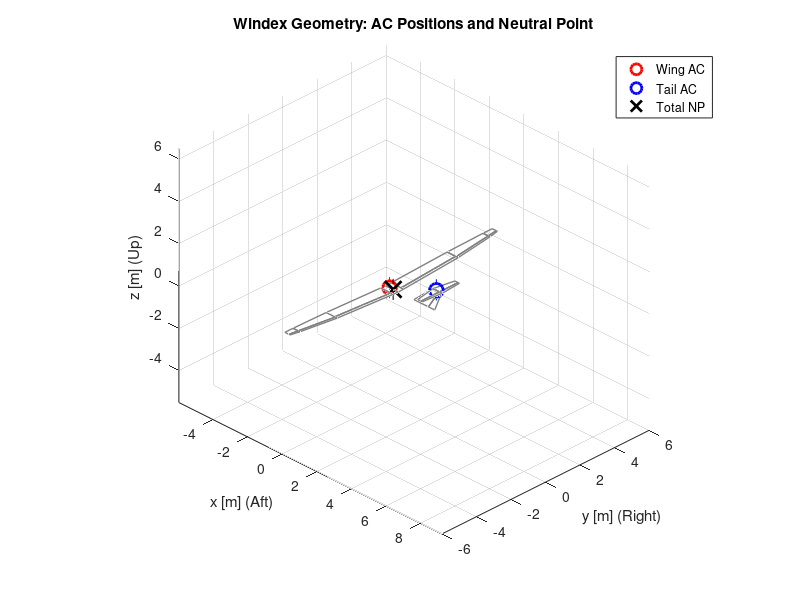

Write the MATLAB code that produced this figure.
% plot_windex_stability.m
% Copy of geometry plot script with Aerodynamic Centers and Neutral Point added.
% Based on plot_windex.m and calculate_total_np_nll.m

clear all;
close all;

%% 1. GEOMETRY DATA (from plot_windex.m)
% Patches for flat panel model of the windex, twist not shown
% Each row gives x1 y1 z1 chord1 x2 y2 z2 chord2 for each patch 
pxyz=[
 0.1600   -6.0000    0.3140    0.2342    0.1300   -5.5000    0.2878    0.3000
 0.1300   -5.5000    0.2878    0.3000    0.0500   -3.5000    0.1832    0.5233
 0.0500   -3.5000    0.1832    0.4933         0   -0.3000    0.0157    0.5800
      0   -0.3000    0.0157    0.7283         0         0         0    0.7283
      0         0         0    0.7283         0    0.3000    0.0157    0.7283
      0    0.3000    0.0157    0.5800    0.0500    3.5000    0.1832    0.4933
 0.0500    3.5000    0.1832    0.5233    0.1300    5.5000    0.2878    0.3000
 0.1300    5.5000    0.2878    0.3000    0.1600    6.0000    0.3140    0.2342
 0.3942   -6.0000    0.3140    0.0658    0.4300   -5.5000    0.2878    0.1000
 0.4300   -5.5000    0.2878    0.1000    0.5733   -3.5000    0.1832    0.1182
 0.5433   -3.5000    0.1832    0.1483    0.5800   -0.3000    0.0157    0.1483
 0.5800    0.3000    0.0157    0.1483    0.5433    3.5000    0.1832    0.1483
 0.5733    3.5000    0.1832    0.1182    0.4300    5.5000    0.2878    0.1000
 0.4300    5.5000    0.2878    0.1000    0.3942    6.0000    0.3140    0.0658
 2.9215   -1.0750    0.9800    0.1865    2.7325         0    0.9800    0.3755
 2.7325         0    0.9800    0.3755    2.9215    1.0750    0.9800    0.1865
 3.1080   -1.0750    0.9800    0.0785    3.1080         0    0.9800    0.1595
 3.1080         0    0.9800    0.1595    3.1080    1.0750    0.9800    0.0785
 1.6314         0    0.0120    0.8413    2.7325         0    0.9800    0.3500
 2.4727         0    0.0120    0.3605    3.0825         0    0.9800    0.1500];

%% 2. STABILITY DATA (from calculate_total_np_nll.m results)
% Positions in meters from Wing Root LE (Datum x=0)
Xac_w = 0.2185; 
Xac_t = 2.9271;
X_np  = 0.427;

%% 3. PLOTTING
figure('Name', 'Windex Geometry and Stability Points', 'Color', 'w');
hold on;
grid on;
axis equal;
xlabel('x [m] (Aft)');
ylabel('y [m] (Right)');
zlabel('z [m] (Up)');
title('Windex Geometry: AC Positions and Neutral Point');

% Plot Aircraft Geometry
for ip=1:size(pxyz,1)
    xp=[pxyz(ip,1) pxyz(ip,5)  pxyz(ip,5)+pxyz(ip,8)  pxyz(ip,1)+pxyz(ip,4)];
    yp=[pxyz(ip,2) pxyz(ip,6)  pxyz(ip,6) pxyz(ip,2) ];
    zp=[pxyz(ip,3) pxyz(ip,7)  pxyz(ip,7) pxyz(ip,3) ];
    xp(5)=xp(1); yp(5)=yp(1); zp(5)=zp(1);
    plot3(xp, yp, zp, 'Color', [0.5 0.5 0.5], 'LineWidth', 1);
end

% Plot Stability Markers
% We place them on the symmetry plane (y=0) for visibility
h1 = plot3(Xac_w, 0, 0, 'ro', 'MarkerSize', 10, 'LineWidth', 2, 'DisplayName', 'Wing AC');
h2 = plot3(Xac_t, 0, 0.98, 'bo', 'MarkerSize', 10, 'LineWidth', 2, 'DisplayName', 'Tail AC');
h3 = plot3(X_np,  0, 0, 'kx', 'MarkerSize', 12, 'LineWidth', 2, 'DisplayName', 'Total NP');

% Add vertical lines to show X-position clearly
line([Xac_w Xac_w], [0 0], [-0.5 0.5], 'Color', 'r', 'LineStyle', '--', 'HandleVisibility', 'off');
line([Xac_t Xac_t], [0 0], [0.5 1.5], 'Color', 'b', 'LineStyle', '--', 'HandleVisibility', 'off');
line([X_np  X_np],  [0 0], [-0.5 0.5], 'Color', 'k', 'LineStyle', '--', 'HandleVisibility', 'off');

legend([h1 h2 h3], 'Location', 'best');
view(45, 30);

fprintf('Stability Points (from Root LE):\n');
fprintf('Wing AC: %.4f m\n', Xac_w);
fprintf('Tail AC: %.4f m\n', Xac_t);
fprintf('Neutral Point: %.4f m\n', X_np);
